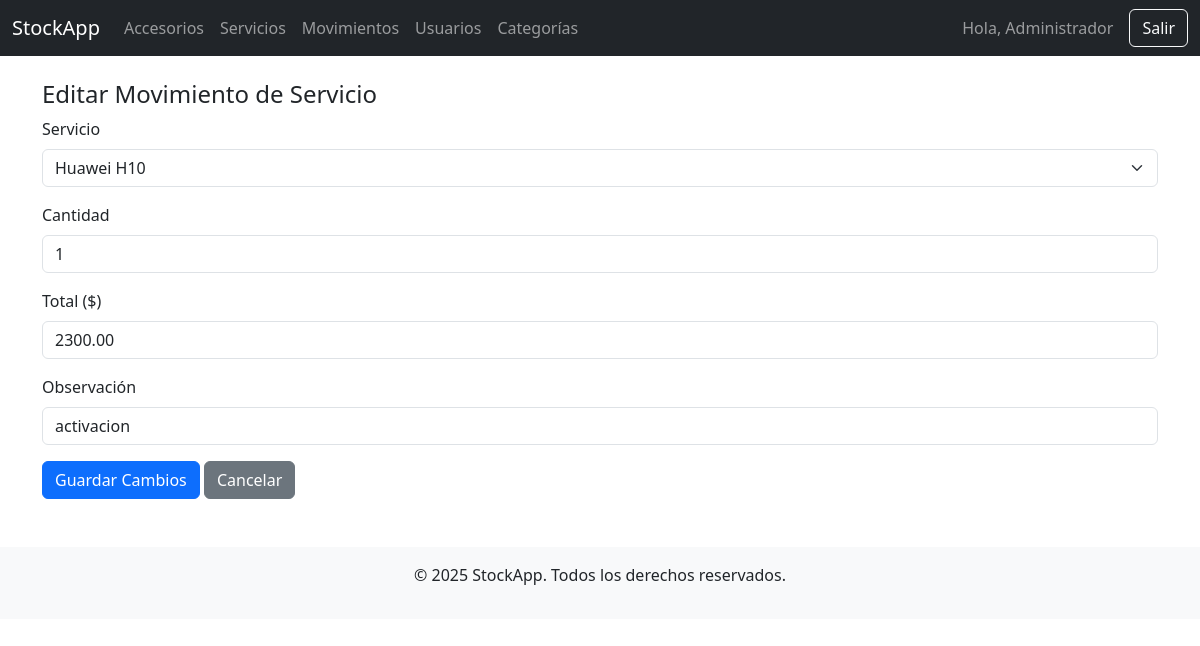
Screenshot of /movimientos/editar_servicio1.php?id=17 (signed in) with the database file from the repository.
### tables this page shows
CREATE TABLE `movimientos` (
  `id` int(11) NOT NULL,
  `usuario_id` int(11) DEFAULT NULL,
  `tipo` enum('entrada','salida','servicio') NOT NULL,
  `sector` enum('accesorio','servicio') NOT NULL,
  `item_id` int(11) NOT NULL,
  `cantidad` int(11) NOT NULL,
  `total` decimal(10,2) NOT NULL,
  `observacion` text DEFAULT NULL,
  `activo` tinyint(1) DEFAULT 1,
  `creado_en` timestamp NOT NULL DEFAULT current_timestamp()
);

### movimientos/editar_servicio1.php (the view, shortened to what this page needs)
<?php
require_once '../config/database.php';
$id = $_GET['id'] ?? null;
$stmt = $pdo->prepare("SELECT * FROM movimientos WHERE id = ? AND sector = 'servicio'");
$stmt->execute([$id]);
$mov = $stmt->fetch();
$servicios = $pdo->query("SELECT id, CONCAT(marca, ' ', modelo) AS nombre FROM servicios ORDER BY nombre")->fetchAll();
?>
<?php include '../includes/header.php'; ?>
<?php include '../includes/navbar.php'; ?>
<div class="container mt-4">
    <h4>Editar Movimiento de Servicio</h4>
    <form method="POST" class="row g-3">
        <div class="col-12">
            <label class="form-label">Servicio</label>
            <select name="item_id" class="form-select" required>
                <?php foreach ($servicios as $s): ?>
                    <option value="<?= $s['id'] ?>" <?= $s['id'] == $mov['item_id'] ? 'selected' : '' ?>>
                        <?= htmlspecialchars($s['nombre']) ?>
                    </option>
                <?php endforeach; ?>
            </select>
        </div>
        <div class="col-12">
            <label class="form-label">Cantidad</label>
            <input type="number" name="cantidad" class="form-control" min="1" value="<?= $mov['cantidad'] ?>" required>
        </div>
        <div class="col-12">
            <label class="form-label">Total ($)</label>
            <input type="number" step="0.01" name="total" class="form-control" value="<?= $mov['total'] ?>" required>
        </div>
        <div class="col-12">
            <label class="form-label">Observación</label>
            <input type="text" name="observacion" class="form-control" value="<?= htmlspecialchars($mov['observacion']) ?>">
        </div>
        <div class="col-12">
            <button type="submit" class="btn btn-primary">Guardar Cambios</button>
            <a href="historial.php" class="btn btn-secondary">Cancelar</a>
        </div>
    </form>
</div>
<?php include '../includes/footer.php'; ?>

### rows the page displays
movimientos: item_id "Huawei H10", cantidad "1", total "2300.00", observacion "activacion"

### other values shown
$_SESSION['nombre'] "Administrador"
